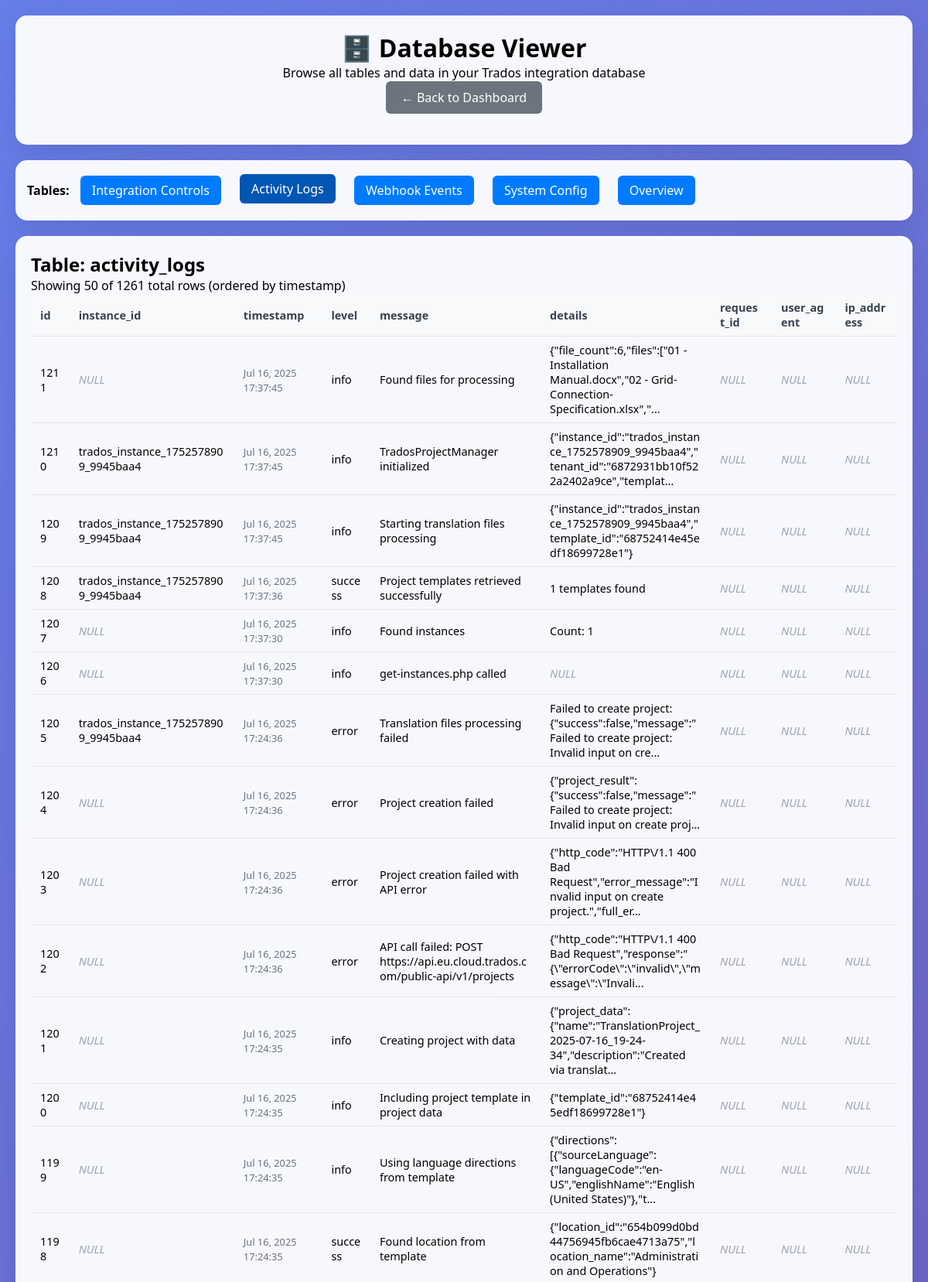
/database-viewer.php?table=activity_logs&page=2 (upper part), run on the app's committed database.
### tables this page shows
CREATE TABLE activity_logs (
            id INTEGER PRIMARY KEY AUTOINCREMENT,
            instance_id TEXT,
            timestamp DATETIME DEFAULT CURRENT_TIMESTAMP,
            level TEXT DEFAULT 'info' CHECK(level IN ('success', 'info', 'warning', 'error')),
            message TEXT NOT NULL,
            details TEXT,
            request_id TEXT,
            user_agent TEXT,
            ip_address TEXT
        );

### database-viewer.php (the view, shortened to what this page needs)
<?php
require_once 'includes/database.php';
$selectedTable = $_GET['table'] ?? null;
$page = max(1, (int)($_GET['page'] ?? 1));
$perPage = 50;
$offset = ($page - 1) * $perPage;
?>
<!DOCTYPE html>
<html lang="en">
<head>
</head>
<body>
    <div class="container">
        <div class="header">
            <h1>🗄️ Database Viewer</h1>
            <p>Browse all tables and data in your Trados integration database</p>
            <a href="index.php" class="back-link">← Back to Dashboard</a>
        </div>
        <div class="nav">
            <strong>Tables:</strong>
            <a href="?table=integration_controls" <?php echo $selectedTable === 'integration_controls' ? 'class="active"' : ''; ?>>
                Integration Controls
            </a>
            <a href="?table=activity_logs" <?php echo $selectedTable === 'activity_logs' ? 'class="active"' : ''; ?>>
                Activity Logs
            </a>
            <a href="?table=webhook_events" <?php echo $selectedTable === 'webhook_events' ? 'class="active"' : ''; ?>>
                Webhook Events
            </a>
            <a href="?table=system_config" <?php echo $selectedTable === 'system_config' ? 'class="active"' : ''; ?>>
                System Config
            </a>
            <a href="?" <?php echo !$selectedTable ? 'class="active"' : ''; ?>>
                Overview
            </a>
        </div>
        <div class="content">
            <?php if (!$selectedTable): ?>
                <h2>Database Overview</h2>
                <?php
                $tables = ['integration_controls', 'activity_logs', 'webhook_events', 'system_config'];
                $stats = [];
                foreach ($tables as $table) {
                    try {
                        $stmt = $pdo->query("SELECT COUNT(*) as count FROM `$table`");
                        $stats[$table] = $stmt->fetch()['count'];
                    } catch (PDOException $e) {
                        $stats[$table] = 'Error';
                        echo "<div class='error'>Error getting count for table '$table': " . htmlspecialchars($e->getMessage()) . "</div>";
                    }
                }
                try {
                    $stmt = $pdo->query("SELECT sqlite_version() as version");
                    $version = 'SQLite ' . $stmt->fetch()['version'];
                    $database_file = __DIR__ . '/data/trados.db';
                    $size_mb = file_exists($database_file) ? round(filesize($database_file) / 1024 / 1024, 2) : 0;
                } catch (Exception $e) {
                    $version = 'Unknown';
                    $size_mb = 0;
                    echo "<div class='error'>Error getting database info: " . htmlspecialchars($e->getMessage()) . "</div>";
                }
                ?>
                <div class="stats">
                    <div class="stat-card">
                        <div class="stat-number"><?php echo $stats['integration_controls']; ?></div>
                        <div>Integration Controls</div>
                    </div>
                    <div class="stat-card">
                        <div class="stat-number"><?php echo $stats['activity_logs']; ?></div>
                        <div>Activity Logs</div>
                    </div>
                    <div class="stat-card">
                        <div class="stat-number"><?php echo $stats['webhook_events']; ?></div>
                        <div>Webhook Events</div>
                    </div>
                    <div class="stat-card">
                        <div class="stat-number"><?php echo $stats['system_config']; ?></div>
                        <div>Config Settings</div>
                    </div>
                </div>
                <h3>Database Information</h3>
                <table>
                    <tr><td><strong>Version:</strong></td><td><?php echo htmlspecialchars($version); ?></td></tr>
                    <tr><td><strong>Size:</strong></td><td><?php echo $size_mb; ?> MB</td></tr>
                    <tr><td><strong>Location:</strong></td><td><?php echo htmlspecialchars(realpath(__DIR__ . '/data/trados.db') ?: 'File not found'); ?></td></tr>
                </table>
            <?php else: ?>
                <?php
                try {
                    $countStmt = $pdo->prepare("SELECT COUNT(*) as total FROM `$selectedTable`");
                    $countStmt->execute();
                    $totalRows = $countStmt->fetch()['total'];
                    $structStmt = $pdo->query("PRAGMA table_info(`$selectedTable`)");
                    $columns = $structStmt->fetchAll(PDO::FETCH_ASSOC);
                    $columnNames = array_column($columns, 'name');
                    $orderBy = 'rowid';
                    if (in_array('timestamp', $columnNames)) {
                        $orderBy = 'timestamp';
                    } elseif (in_array('created_at', $columnNames)) {
                        $orderBy = 'created_at';
                    } elseif (in_array('id', $columnNames)) {
                        $orderBy = 'id';
                    }
                    $stmt = $pdo->prepare("SELECT * FROM `$selectedTable` ORDER BY `$orderBy` DESC LIMIT ? OFFSET ?");
                    $stmt->bindValue(1, $perPage, PDO::PARAM_INT);
                    $stmt->bindValue(2, $offset, PDO::PARAM_INT);
                    $stmt->execute();
                    $rows = $stmt->fetchAll(PDO::FETCH_ASSOC);
                    if (empty($rows)) {
                        echo "<p>No data found in table: <strong>" . htmlspecialchars($selectedTable) . "</strong></p>";
                    } else {
                        echo "<h2>Table: " . htmlspecialchars($selectedTable) . "</h2>";
                        echo "<p>Showing " . count($rows) . " of $totalRows total rows (ordered by $orderBy)</p>";
                        $tableColumns = array_keys($rows[0]);
                        echo "<table>";
                        echo "<thead><tr>";
                        foreach ($tableColumns as $column) {
                            echo "<th>" . htmlspecialchars($column) . "</th>";
                        }
                        echo "</tr></thead>";
                        echo "<tbody>";
                        foreach ($rows as $row) {
                            echo "<tr>";
                            foreach ($tableColumns as $column) {
                                $value = $row[$column];
                                echo "<td>";
                                if ($value === null) {
                                    echo "<em style='color: #9ca3af;'>NULL</em>";
                                } elseif ($column === 'status') {
                                    echo "<span class='status-badge status-$value'>" . ucfirst(htmlspecialchars($value)) . "</span>";
                                } elseif (in_array($column, ['timestamp', 'created_at', 'last_activity', 'updated_at']) && $value) {
                                    echo "<span class='timestamp'>" . date('M j, Y H:i:s', strtotime($value)) . "</span>";
                                } elseif (in_array($column, ['client_secret']) && $value) {
                                    echo "<code>" . substr($value, 0, 10) . "..." . substr($value, -4) . "</code>";
                                } elseif (strlen($value) > 100) {
                                    echo "<span title='" . htmlspecialchars($value) . "'>" .
                                         htmlspecialchars(substr($value, 0, 100)) . "...</span>";
                                } else {
                                    echo htmlspecialchars($value);
                                }
                                echo "</td>";
                            }
                            echo "</tr>";
                        }
                        echo "</tbody></table>";
                    }
                } catch (PDOException $e) {
                    echo "<div class='error'>Database error: " . htmlspecialchars($e->getMessage()) . "</div>";
                } catch (Exception $e) {
                    echo "<div class='error'>Error: " . htmlspecialchars($e->getMessage()) . "</div>";
                }
                ?>
            <?php endif; ?>
        </div>
    </div>
</body>
</html>

### database-viewer.php (style rules this page uses)
* { margin: 0; padding: 0; box-sizing: border-box; }
body { font-family: 'Segoe UI', Tahoma, Geneva, Verdana, sans-serif; background: linear-gradient(135deg, #667eea 0%, #764ba2 100%); min-height: 100vh; padding: 20px; }
.container { max-width: 1400px; margin: 0 auto; }
.header { background: rgba(255, 255, 255, 0.95); backdrop-filter: blur(10px); border-radius: 15px; padding: 20px; margin-bottom: 20px; box-shadow: 0 8px 32px rgba(0, 0, 0, 0.1); text-align: center; }
.nav { background: rgba(255, 255, 255, 0.95); backdrop-filter: blur(10px); border-radius: 15px; padding: 15px; margin-bottom: 20px; box-shadow: 0 8px 32px rgba(0, 0, 0, 0.1); }
.nav a { display: inline-block; margin: 5px 10px; padding: 8px 15px; background: #007bff; color: white; text-decoration: none; border-radius: 6px; transition: all 0.2s ease; }
.nav a:hover, .nav a.active { background: #0056b3; transform: translateY(-2px); }
.content { background: rgba(255, 255, 255, 0.95); backdrop-filter: blur(10px); border-radius: 15px; padding: 20px; box-shadow: 0 8px 32px rgba(0, 0, 0, 0.1); overflow-x: auto; }
table { width: 100%; border-collapse: collapse; font-size: 0.9rem; }
th, td { text-align: left; padding: 8px 12px; border-bottom: 1px solid #e5e7eb; word-break: break-word; max-width: 300px; }
th { background: #f8f9fa; font-weight: 600; color: #374151; position: sticky; top: 0; }
.timestamp { font-size: 0.8rem; color: #6b7280; }
.back-link { display: inline-block; margin-bottom: 20px; padding: 10px 20px; background: #6c757d; color: white; text-decoration: none; border-radius: 6px; }

### data on the page
activity_logs: id "1211", timestamp "Jul 16, 2025 17:37:45", level "info", message "Found files for processing", details "{\"file_count\":6,\"files\":[\"01 - Installation Manual.docx\",\"02 - Grid-Connection-Specification.xlsx\",\""
activity_logs: id "1210", instance "trados_instance_1752578909_9945baa4", timestamp "Jul 16, 2025 17:37:45", level "info", message "TradosProjectManager initialized", details "{\"instance_id\":\"trados_instance_1752578909_9945baa4\",\"tenant_id\":\"6872931bb10f522a2402a9ce\",\"templat"
activity_logs: id "1209", instance "trados_instance_1752578909_9945baa4", timestamp "Jul 16, 2025 17:37:45", level "info", message "Starting translation files processing", details "{\"instance_id\":\"trados_instance_1752578909_9945baa4\",\"template_id\":\"68752414e45edf18699728e1\"}"
activity_logs: id "1208", instance "trados_instance_1752578909_9945baa4", timestamp "Jul 16, 2025 17:37:36", level "success", message "Project templates retrieved successfully", details "1 templates found"
activity_logs: id "1207", timestamp "Jul 16, 2025 17:37:30", level "info", message "Found instances", details "Count: 1"
activity_logs: id "1206", timestamp "Jul 16, 2025 17:37:30", level "info", message "get-instances.php called"
activity_logs: id "1205", instance "trados_instance_1752578909_9945baa4", timestamp "Jul 16, 2025 17:24:36", level "error", message "Translation files processing failed", details "Failed to create project: {\"success\":false,\"message\":\"Failed to create project: Invalid input on cre"
activity_logs: id "1204", timestamp "Jul 16, 2025 17:24:36", level "error", message "Project creation failed", details "{\"project_result\":{\"success\":false,\"message\":\"Failed to create project: Invalid input on create proj"
activity_logs: id "1203", timestamp "Jul 16, 2025 17:24:36", level "error", message "Project creation failed with API error", details "{\"http_code\":\"HTTP\\/1.1 400 Bad Request\",\"error_message\":\"Invalid input on create project.\",\"full_er"
activity_logs: id "1202", timestamp "Jul 16, 2025 17:24:36", level "error", message "API call failed: POST https://api.eu.cloud.trados.com/public-api/v1/projects", details "{\"http_code\":\"HTTP\\/1.1 400 Bad Request\",\"response\":\"{\\\"errorCode\\\":\\\"invalid\\\",\\\"message\\\":\\\"Invali"
activity_logs: id "1201", timestamp "Jul 16, 2025 17:24:35", level "info", message "Creating project with data", details "{\"project_data\":{\"name\":\"TranslationProject_2025-07-16_19-24-34\",\"description\":\"Created via translat"
activity_logs: id "1200", timestamp "Jul 16, 2025 17:24:35", level "info", message "Including project template in project data", details "{\"template_id\":\"68752414e45edf18699728e1\"}"
activity_logs: id "1199", timestamp "Jul 16, 2025 17:24:35", level "info", message "Using language directions from template", details "{\"directions\":[{\"sourceLanguage\":{\"languageCode\":\"en-US\",\"englishName\":\"English (United States)\"},\"t"
activity_logs: id "1198", timestamp "Jul 16, 2025 17:24:35", level "success", message "Found location from template", details "{\"location_id\":\"654b099d0bd44756945fb6cae4713a75\",\"location_name\":\"Administration and Operations\"}"

### other printed values
$selectedTable "activity_logs"
count($rows) "50"
$totalRows "1261"
$orderBy "timestamp"
$column "id"
$column "instance_id"
$column "timestamp"
$column "level"
$column "message"
$column "details"
$column "request_id"
$column "user_agent"
$column "ip_address"
